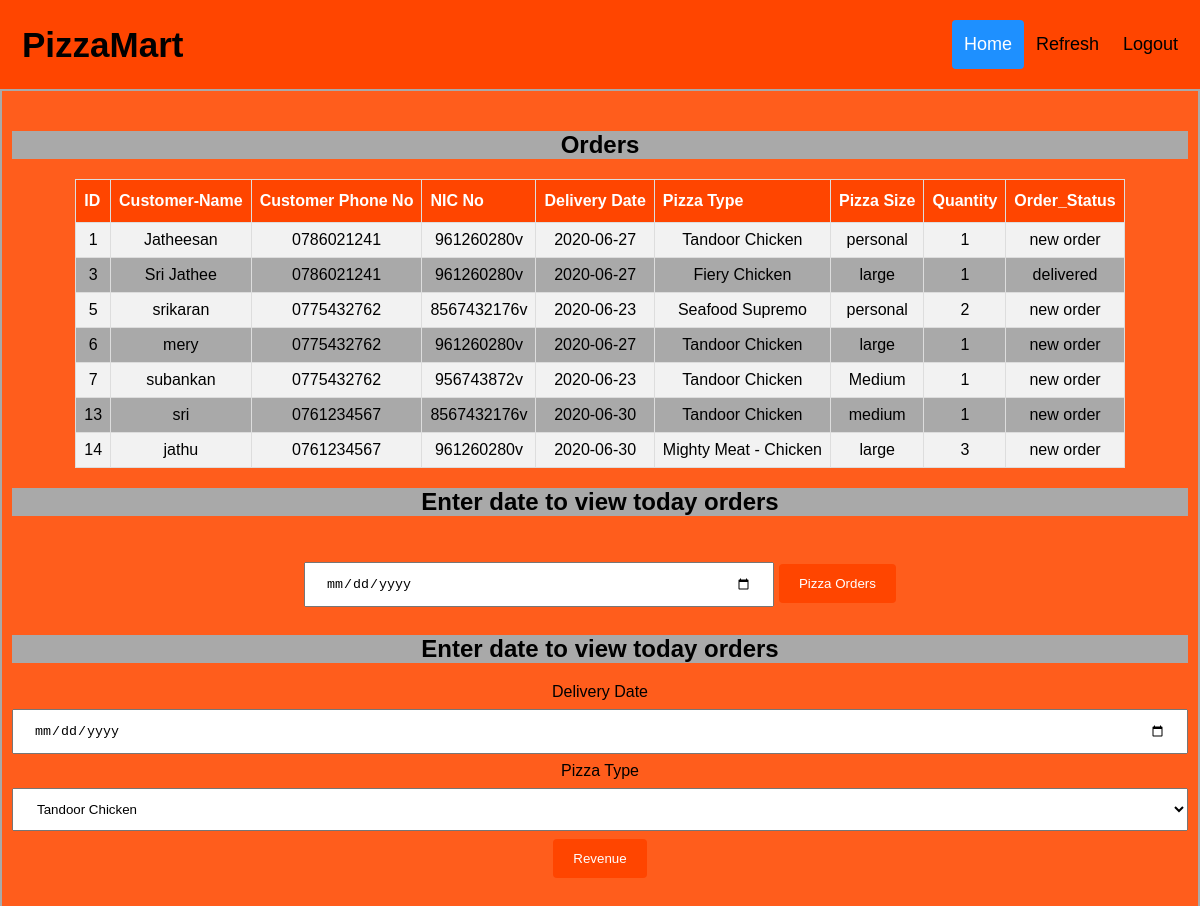
The page /admin.php (signed in) on the database its author committed.
### tables this page shows
CREATE TABLE `pizza_order` (
  `Id` int(10) NOT NULL,
  `Customer Name` varchar(10) NOT NULL,
  `Phone_no` varchar(10) NOT NULL,
  `NIC_no` varchar(20) NOT NULL,
  `Date` varchar(10) NOT NULL,
  `Type` varchar(30) NOT NULL,
  `Size` varchar(10) NOT NULL,
  `Quantity` int(10) NOT NULL,
  `Order_Status` enum('new order','delivered') NOT NULL DEFAULT 'new order'
);

### admin.php (the view, shortened to what this page needs)
<?php
    $con = mysqli_connect("localhost", "root", "", "food_order");
    $sql = "SELECT * FROM `pizza_order`";
    $results = mysqli_query($con, $sql);
?>
<!DOCTYPE html>
<html lang="en">
<head>
    <link rel="stylesheet" type="text/css" href="style.css">
</head>
<body>
    <div class=header>
        <a href="#default" class="logo">PizzaMart</a>
        <div class="header-right">
            <a class="active" href="index.php">Home</a>
            <a  href="admin.php?refreshpageSet=true">Refresh</a>
            <a  href="admin.php?logoutpageSet=true">Logout</a>
        </div>
    </div>
    <div class="form">
    <?php if($_SESSION['login']=="login"){ ?>
    <div class="container"><h2>Orders</h2></div>
    <div class="container">
        <table class="center">
            <tr>
                <th>ID</th>
                <th>Customer-Name</th>
                <th>Customer Phone No</th>
                <th>NIC No</th>
                <th>Delivery Date</th>
                <th>Pizza Type</th>
                <th>Pizza Size</th>
                <th>Quantity</th>
                <th>Order_Status</th>
            </tr>
            <?php while($row = mysqli_fetch_array($results)) { ?>
            <tr>
                <td><?php echo $row['Id']; ?></td>
                <td><?php echo $row['Customer Name']; ?></td>
                <td><?php echo $row['Phone_no']; ?></td>
                <td><?php echo $row['NIC_no']; ?></td>
                <td><?php echo $row['Date']; ?></td>
                <td><?php echo $row['Type']; ?></td>
                <td><?php echo $row['Size']; ?></td>
                <td><?php echo $row['Quantity']; ?></td>
                <td><?php echo $row['Order_Status']; ?></td>
            </tr>
            <?php } ?>
        </table>
    </div>
    <div class=container>
        <form action="admin.php" method="post">
            <label for="today"><h2>Enter date to view today orders</h2></label><br>
            <input class="inputto" type="date" name="today" id="today">
            <input type="submit" name="submit" value="Pizza Orders">
        </form>
    </div>
    <div class=container>
        <h2>Enter date to view today orders</h2>
        <form action="admin.php" method="post">
            <label for="to_date">Delivery Date</label><br>
            <input class="inputto" type="date" name="to_date" id="to_date">
            <label for="type">Pizza Type</label>
            <select name="type" id="type">
                <option value="Tandoor Chicken">Tandoor Chicken</option>
            </select>
            <input type="submit" name="revenue" value="Revenue">
        </form>
    </div>
    <?php } ?>
    </div>
</body>
</html>

### style.css (style rules this page uses)
body { margin: 0; font-family: Arial, Helvetica, sans-serif; }
.header { overflow: hidden; background-color: orangered; padding: 20px 10px; }
.header a { float: left; color: black; text-align: center; padding: 12px; text-decoration: none; font-size: 18px; line-height: 25px; border-radius: 4px; }
.header a.logo { font-size: 35px; font-weight: bold; }
.header a.active { background-color: dodgerblue; color: white; }
.header-right { float: right; }
.form { overflow: hidden; background-color: #ff4a00e3; height: 2000px; padding: 20px 10px; border-width: 2px; border-style: solid; border-color: darkgrey; }
input[type=text], input[type=date], input[type=checkbox], input[type=number], select { width: 100%; padding: 12px 20px; margin: 8px 0; box-sizing: border-box; }
input[type=submit] { background-color: orangered; color: white; padding: 12px 20px; border: none; border-radius: 4px; cursor: pointer; vertical-align: middle; }
.container { text-align: center; vertical-align: middle; }
.container h2 { background: darkgrey; }
.center { margin-left: auto; margin-right: auto; font-family: "Trebuchet MS", Arial, Helvetica, sans-serif; border-collapse: collapse; }
.center td, .center th { border: 1px solid #ddd; padding: 8px; }
.center tr:nth-child(even) { background-color: #f2f2f2; }
.center tr:nth-child(odd) { background-color: darkgray; }
.center th { padding-top: 12px; padding-bottom: 12px; text-align: left; background-color: orangered; color: white; }
.inputto { width: 40%; padding: 12px 20px; margin: 8px 0; box-sizing: border-box; }
#today { width: 40%; padding: 12px 20px; margin: 8px 0; box-sizing: border-box; }

### rows shown on the page
pizza_order: Id "1", Customer Name "Jatheesan", Phone_no "0786021241", NIC_no "961260280v", Date "2020-06-27", Type "Tandoor Chicken", Size "personal", Quantity "1", Order_Status "new order"
pizza_order: Id "3", Customer Name "Sri Jathee", Phone_no "0786021241", NIC_no "961260280v", Date "2020-06-27", Type "Fiery Chicken", Size "large", Quantity "1", Order_Status "delivered"
pizza_order: Id "5", Customer Name "srikaran", Phone_no "0775432762", NIC_no "8567432176v", Date "2020-06-23", Type "Seafood Supremo", Size "personal", Quantity "2", Order_Status "new order"
pizza_order: Id "6", Customer Name "mery", Phone_no "0775432762", NIC_no "961260280v", Date "2020-06-27", Type "Tandoor Chicken", Size "large", Quantity "1", Order_Status "new order"
pizza_order: Id "7", Customer Name "subankan", Phone_no "0775432762", NIC_no "956743872v", Date "2020-06-23", Type "Tandoor Chicken", Size "Medium", Quantity "1", Order_Status "new order"
pizza_order: Id "13", Customer Name "sri", Phone_no "0761234567", NIC_no "8567432176v", Date "2020-06-30", Type "Tandoor Chicken", Size "medium", Quantity "1", Order_Status "new order"
pizza_order: Id "14", Customer Name "jathu", Phone_no "0761234567", NIC_no "961260280v", Date "2020-06-30", Type "Mighty Meat - Chicken", Size "large", Quantity "3", Order_Status "new order"
